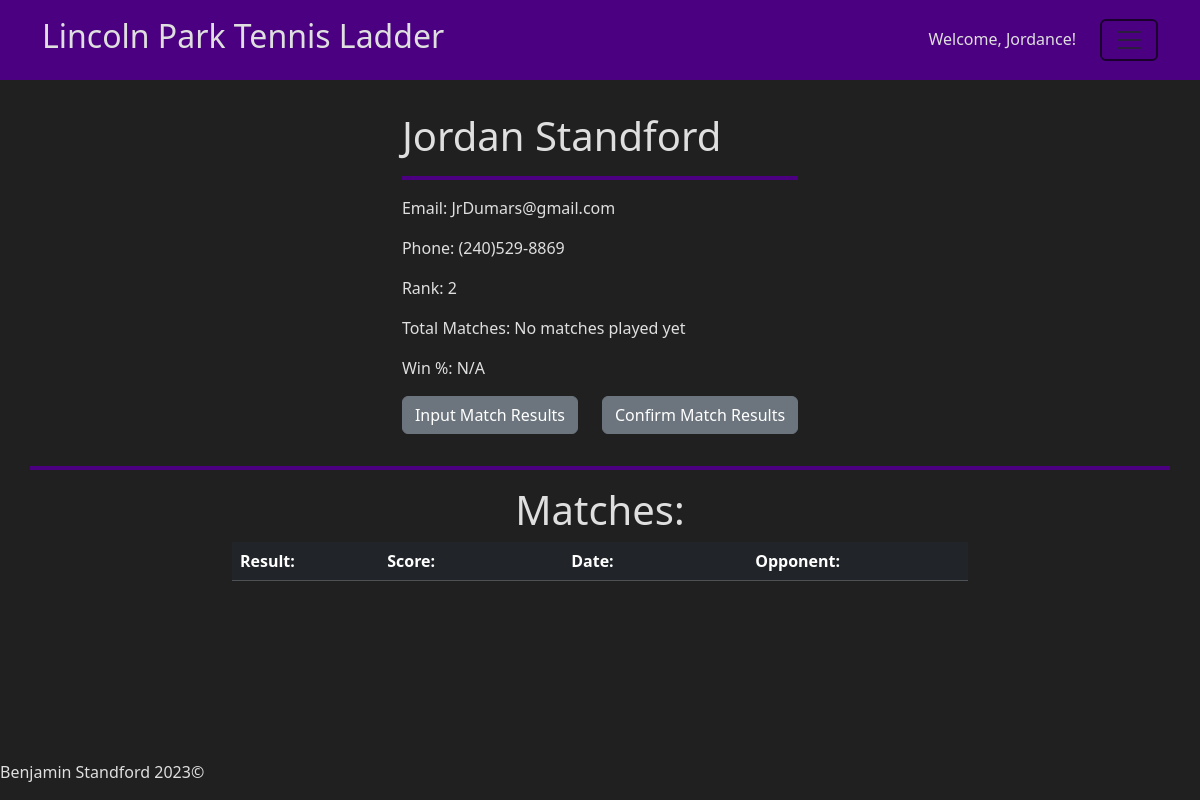
Before: /redirect_profile (signed in) with the older database file.
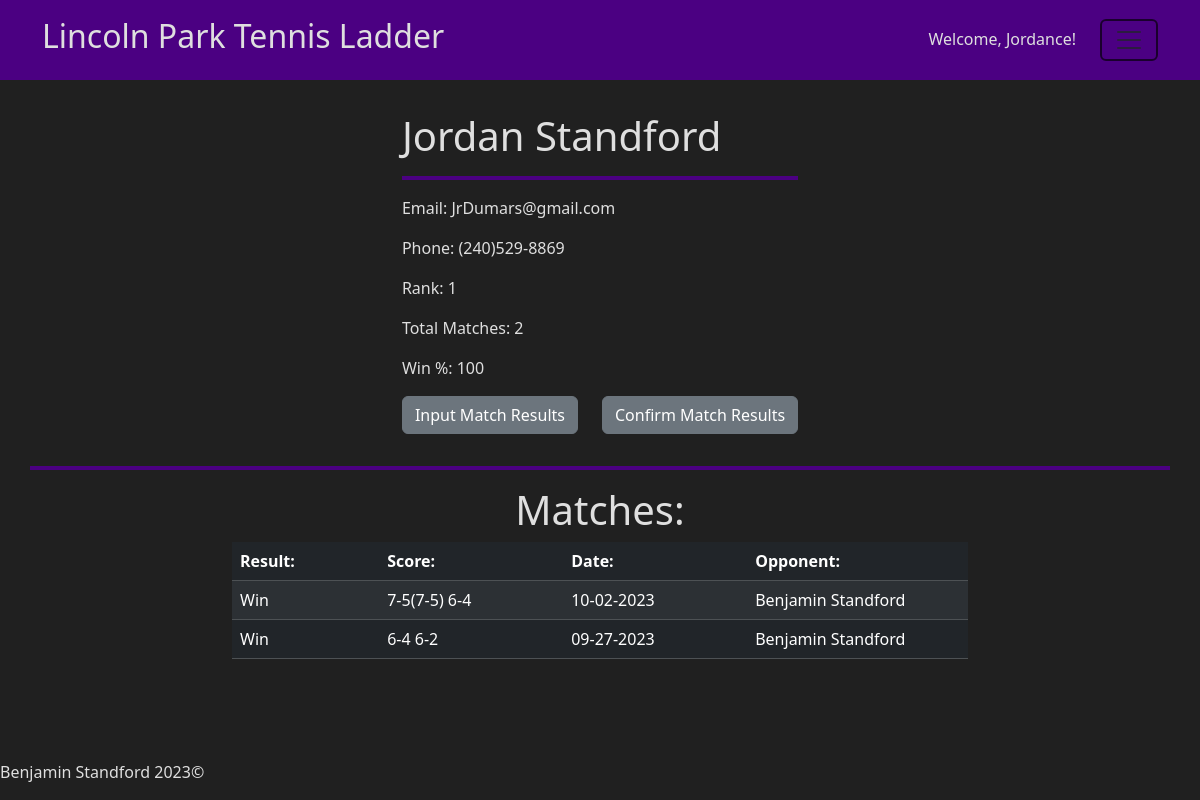
After: the same page with the newer database file.
### app/helpers.py (models this page shows, shortened)
class User(db.Model):
    id = db.Column(db.Integer(), primary_key=True)
    first= db.Column(db.String(255), nullable=False)
    last = db.Column(db.String(255), nullable=False)
    username = db.Column(db.String(255), unique=True, nullable=False)
    password = db.Column(db.LargeBinary, nullable=False)
    salt = db.Column(db.LargeBinary, nullable=False)
    email = db.Column(db.String(255), unique=True, nullable=False)
    phone = db.Column(db.String(255))
    rank = db.Column(db.Integer(), default=0)
    date_joined = db.Column(db.DateTime, default=datetime.utcnow)
    matches = db.relationship("Match", secondary=user_match, backref="players")
    temp_matches = db.relationship("Temp_match", secondary=user_temp, backref="players")
    matches_won = db.relationship("Match", backref="winner", foreign_keys="Match.winner_id", lazy=True)
    matches_lost = db.relationship("Match", backref="loser", foreign_keys="Match.loser_id", lazy=True)
    temp_matches_won = db.relationship("Temp_match", backref="winner", foreign_keys="Temp_match.winner_id", lazy=True)
    temp_matches_lost = db.relationship("Temp_match", backref="loser", foreign_keys="Temp_match.loser_id", lazy=True)
    msg_sent = db.relationship("Chat", backref="sender", foreign_keys="Chat.sender_id", lazy=True)
    msg_received = db.relationship("Chat", backref="recipient", foreign_keys="Chat.recipient_id", lazy=True)

class Match(db.Model):
    id = db.Column(db.Integer, primary_key=True)
    score = db.Column(db.String(50))
    winner_id = db.Column(db.Integer, db.ForeignKey("user.id"))
    loser_id = db.Column(db.Integer, db.ForeignKey("user.id"))
    date_played = db.Column(db.DateTime, default=datetime.utcnow)

### app/routes.py (the view)
@app.route("/redirect_profile")
def redirect_profile():
    profile, stats = h.get_profile(session["USER"])
    return render_template("profile.html", profile=profile, stats=stats, id=profile.id)

### app/helpers.py (called while the page is built)
def get_profile(id):
    profile = User.query.filter_by(id=id).first()
    stats = []
    if profile.matches:
        for match in profile.matches:
            remove_timestamp(match)
        stats.append(len(profile.matches))
        stats.append(int(len(profile.matches_won) / len(profile.matches) * 100))
    else:
        stats.append("No matches played yet")
        stats.append("N/A")
    return profile, stats

def remove_timestamp(match):
    match.date = match.date_played.strftime(c.TIMESTAMP_DATE_ONLY)
    return match

### app/templates/profile.html (shortened to what this page needs)
{% extends "layout.html" %}
{% block main %}
    <div class="container">
        <div class="p-3"></div>
        <div class="row justify-content-center">
            {% if "USER" in session %}
                {% if profile.id != session["USER"] %}
                    <div class="col-auto">
                        <h1>{{ profile.first }} {{ profile.last }}</h1>
                        <hr class="border-4 opacity-100">
                        <p>Email: {{ profile.email }}</p>
                        <p>Phone: {{ profile.phone }}</p>
                        <p>Rank: {{ profile.rank }}</p>
                        <p>Total Matches: {{ stats[0] }}</p>
                        <p>Win %: {{ stats[1] }}</p>
                    </div>
                {% else %}
                    <div class="col-auto">
                        <h1>{{ profile.first }} {{ profile.last }}</h1>
                        <hr class="border-4 opacity-100">
                        <p>Email: {{ profile.email }}</p>
                        <p>Phone: {{ profile.phone }}</p>
                        <p>Rank: {{ profile.rank }}</p>
                        <p>Total Matches: {{ stats[0] }}</p>
                        <p>Win %: {{ stats[1] }}</p>
                        <div class="row">
                            <div class="col-auto">
                                <div><a href="/input"><button class="btn btn-secondary" type="button">Input Match Results</button></a></div>
                            </div>
                            <div class="col-auto">
                                <div><a href="/confirm"><button class="btn btn-secondary" type="button">Confirm Match Results</button></a></div>
                            </div>
                        </div>
                    </div>
                {% endif %}
            {% endif %}
        </div>
        <div class="row justify-content-center">
            <div class="p-3"></div>
            <hr class="border-4 opacity-100">
            <div class="col-12 col-md-8 text-center">
                <h1>Matches:</h1>
                <table class="table table-dark table-striped table-hover">
                    <thead>
                        <tr>
                            <th style="width: 20%">Result:</th>
                            <th style="width: 25%">Score:</th>
                            <th style="width: 25%">Date:</th>
                            <th style="width: 30%">Opponent:</th>
                        </tr>
                    </thead>
                    <tbody>
                        {% for match in profile.matches|sort(attribute='id', reverse=True)|sort(attribute='date_played', reverse=True) %}
                            <tr>
                                <td>
                                    {% if match.winner_id == profile.id %}
                                        Win
                                    {% else %}
                                        Loss
                                    {% endif %}
                                </td>
                                <td>{{ match.score }}</td>
                                <td>{{ match.date }}</td>
                                {% if match.winner_id == profile.id %}
                                <td><a href="/profile?id={{ match.loser_id }}">
                                    {% if match.loser.first %}
                                        {{ match.loser.first }} {{ match.loser.last }}
                                    {% else %}
                                        [Account Deleted]
                                    {% endif %}</a></td>
                                {% endif %}
                            </tr>
                        {% endfor %}
                    </tbody>
                </table>
            </div>
        </div>
    </div>
{% endblock %}

### app/templates/layout.html (shortened to what this page needs)
<!DOCTYPE <!DOCTYPE html>
<html lang="en">
    <head>
        <link href="https://cdn.jsdelivr.net/npm/bootstrap@5.3.2/dist/css/bootstrap.min.css" rel="stylesheet">
        <link rel="stylesheet" href={{ url_for("static", filename="styles.css") }}>
    </head>
    <body>
        <header class="sticky-top">
            <div class="container">
                {% if page == 'register' %}
                <div class="row align-items-center justify-content-between" id="header-row">
                    <div class="col-12 col-md-3 col-lg-5 text-center text-md-start">
                        <a href="/" id="logo" alt="Logo">
                            <h2>Lincoln Park Tennis Ladder</h2>
                        </a>
                    </div>
                    </div>
                        {% else %}
                        <div class="row align-items-center justify-content-between" id="header-row">
                            <div class="col-12 col-md-7 text-center text-md-start">
                                <a href="/" id="logo" alt="Logo">
                                    <h2>Lincoln Park Tennis Ladder</h2>
                                </a>
                            </div>
                        <div class="col-12 col-md-5">
                            <div class="row justify-content-center justify-content-md-end">
                                <div class="col-auto">
                                    <p>Welcome, <a href="/profile?id={{ session['USER'] }}" class="plain">{{ session['USERNAME'] }}! </a></p>
                                </div>
                                <div class="col-auto">
                                    <div class="navbar">
                                        <button class="navbar-toggler" type="button" data-bs-toggle="dropdown" aria-expanded="false">
                                            <span class="navbar-toggler-icon"></span>
                                        </button>
                                    </div>
                                </div>
                        </div>
                    {% endif %}
                </div>
            </div>
        </header>
        <main>
            {% block main %}
            {% endblock %}
            <div class="p-5"></div>
        </main>
        <footer class="fixed-bottom">
            <address>Benjamin Standford 2023©</address>
        </footer>
    </body>
</html>

### app/static/styles.css (style rules this page uses)
body { background-color: #202020; color: #dfdfdf; }
header { background-color:indigo; }
a { color: inherit; text-decoration: none; }
hr { color:indigo; }
.navbar-toggler { border: 2px solid; }
#header-row { min-height: 80px; }

Changed rows visible on the page:
changed User "Jordan": rank "2" → "1"
added Match: shows "Win", score "7-5(7-5) 6-4", date "10-02-2023", loser.first "Benjamin", loser.last "Standford"
added Match: shows "Win", score "6-4 6-2", date "09-27-2023", loser.first "Benjamin", loser.last "Standford"
Other visible differences:
{{ stats[0] }}: "No matches played yet" → "2"
{{ stats[1] }}: "N/A" → "100"
